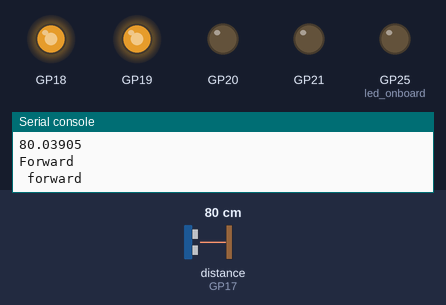
The program below on a simulated Raspberry Pi Pico running MicroPython. Shown: output pins drawn as LEDs (lit = HIGH), the last lines printed to the serial console. Dashed ring = blinking. The test bench sets the inputs (shaded band); at power-on: distance to the obstacle (sensor on GP17) 80 cm. The echo pulse lasts 58.3 µs per cm; random numbers come from a fixed seed; library files of the repository ran but are not shown: ssd1306.py; pins used as bus, display or sensor lines are not drawn.

Above: at 1.2 s.
1.3 s: distance to the obstacle (sensor on GP17) set to 22 cm
4.3 s: distance to the obstacle (sensor on GP17) set to 17 cm
At 5.1 s:
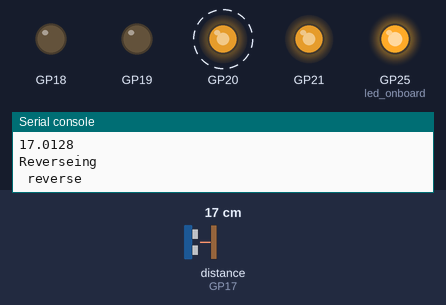
At 6.3 s:
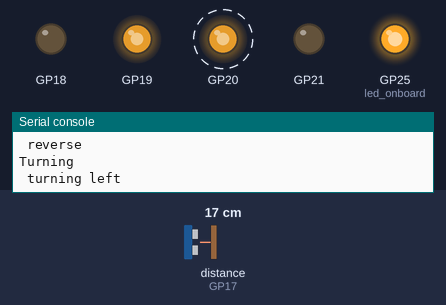
7.3 s: distance to the obstacle (sensor on GP17) set to 120 cm
10.3 s: distance to the obstacle (sensor on GP17) set to 104 cm
11.8 s: distance to the obstacle (sensor on GP17) set to 95 cm
At 13.1 s:
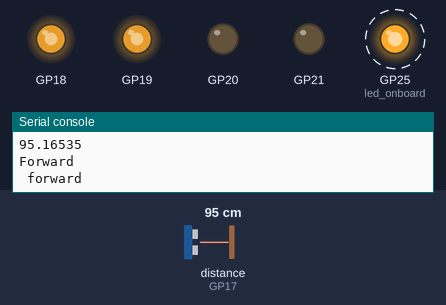
Timing chart, 0 to 15.8 s (numbered marks = the images above; inputs shaded):
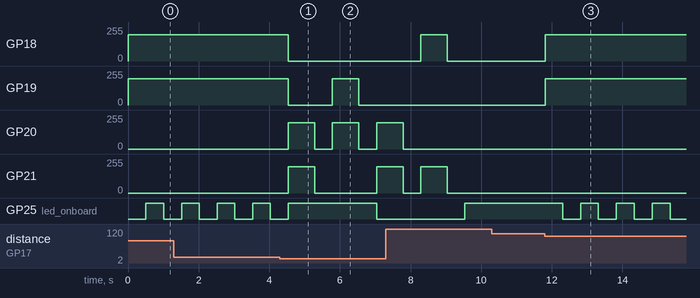

Measured:
- the behaviour switches between 20 and 19 cm on distance to the obstacle (sensor on GP17) (found by bisection; images 0 and 1)
- after the input at 4.3 s, GP18: 198/255 → 0/255 after 0.24 s; GP19: 198/255 → 0/255 after 0.24 s, → 198/255 1.3 s later, → 0/255 0.75 s later; GP20: alternates 198/255 for 0.75 s and 0/255 for 0.50 s, starting after 0.24 s; GP21: 0/255 → 198/255 after 0.24 s, → 0/255 0.75 s later, → 198/255 1.8 s later
- after the input at 10.3 s, every drawn part: stays the same
- after the input at 11.8 s, GP18, GP19: 0/255 → 198/255 at once; GP25 (led_onboard): alternates HIGH for 0.51 s and LOW for 0.51 s, starting after 0.51 s

The program:

main.py
```python
import machine
from machine import Pin, PWM
from utime import sleep, sleep_us, ticks_us
from urandom import randint
import config

# onboard LED
led_onboard = machine.Pin(25, machine.Pin.OUT)

# lower right pins with USB on top
RIGHT_FORWARD_PIN = config.RIGHT_FORWARD_PIN
RIGHT_REVERSE_PIN = config.RIGHT_REVERSE_PIN
LEFT_FORWARD_PIN = config.LEFT_FORWARD_PIN
LEFT_REVERSE_PIN = config.LEFT_REVERSE_PIN

# Our PWM objects - one for each motor and direction
right_forward = PWM(Pin(RIGHT_FORWARD_PIN))
right_reverse = PWM(Pin(RIGHT_REVERSE_PIN))
left_forward = PWM(Pin(LEFT_FORWARD_PIN))
left_reverse = PWM(Pin(LEFT_REVERSE_PIN))

TRIGGER_PIN = config.TRIGGER_PIN # With USB on the top, this pin is the bottom left corner
ECHO_PIN = config.ECHO_PIN # One up from bottom left corner

trigger = Pin(TRIGGER_PIN, Pin.OUT) # send trigger out to sensor
echo = Pin(ECHO_PIN, Pin.IN) # get the delay interval back

# DRIVING PARAMETERS
# Distance in CM that we stop, backup and turn.  A value from 10 to 30 is a good range.
TURN_DISTANCE = 20
# Seconds we backup
BACKUP_TIME = .75
# Seconds we turn
TURN_TIME = .75
DRIVE_SPEED = 200 # 100 to 255

def ping():
    trigger.low()
    sleep_us(2) # Wait 2 microseconds low
    trigger.high()
    sleep_us(5) # Stay high for 5 miroseconds
    trigger.low()
    while echo.value() == 0:
        signaloff = ticks_us()
    while echo.value() == 1:
        signalon = ticks_us()
    timepassed = signalon - signaloff
    distance = (timepassed * 0.0343) / 2
    return distance

def turn_motor_on(pwm):
   pwm.duty_u16(int(DRIVE_SPEED * 254)) # 0 to 65025

def turn_motor_off(pwm):
   pwm.duty_u16(0)

def forward():
    print(' forward ', sep='')
    turn_motor_on(right_forward)
    turn_motor_on(left_forward)
    #turn_motor_off(right_reverse)
    #turn_motor_off(left_reverse)

def reverse():
    print(' reverse ', sep='')
    turn_motor_on(right_reverse)
    turn_motor_on(left_reverse)
    turn_motor_off(right_forward)
    turn_motor_off(left_forward)

def turn_right():
    print(' turning right ', sep='')
    turn_motor_on(right_reverse)
    turn_motor_on(left_forward)
    turn_motor_off(right_forward)
    turn_motor_off(left_reverse)

def turn_left():
    print(' turning left ', sep='')
    turn_motor_on(right_forward)
    turn_motor_on(left_reverse)
    turn_motor_off(right_reverse)
    turn_motor_off(left_forward)

def stop():
    turn_motor_off(right_reverse)
    turn_motor_off(left_forward)
    turn_motor_off(right_forward)
    turn_motor_off(left_reverse)

    # test
def test():
    print('runnint forward, reverse, right, left test')
    stop()
    forward()
    sleep(1)
    reverse()
    sleep(1)
    turn_right()
    sleep(1)
    turn_left()
    sleep(1)

# while True:
#    test()

counter = 0
while True:
    distance = ping()
    # skip over large numbers
    while distance > 100:
        distance = ping()
    print(distance)
    if distance < TURN_DISTANCE:
        print('Reverseing')
        reverse()
        sleep(BACKUP_TIME)
        stop()
        sleep(.5)
        print('Turning')
        if randint(0,2): # 50% chance of being true
           turn_right()
        else:
            turn_left()
        sleep(TURN_TIME)
        stop()
        sleep(.5)
    else:
        print('Forward')
        forward()
        sleep(.5)

    print("counter: ", counter)
    led_onboard.toggle()
    counter += 1
    # sleep(.5)
```

config.py
```python
# Hardware configuration for the Cytron Maker Pi RP2040
# Ultrasonic Bot: motors, an HC-SR04 ultrasonic distance sensor, and an
# SSD1306 SPI OLED display.
#
# NOTE: main.py, stop-motors.py and test-drive-all.py previously disagreed
# with each other about which GPIO pins drive the motors, and
# display-logo-ping.py used a different trigger/echo pair than main.py. The
# values below match main.py and the 11-ping-lab documentation page, which
# are treated as the canonical wiring for this kit.

from machine import Pin, SPI
import ssd1306

# ---------------------------------------------------------------------------
# Motor driver (H-bridge on GP18-GP21)
# ---------------------------------------------------------------------------
RIGHT_FORWARD_PIN = 19
RIGHT_REVERSE_PIN = 21
LEFT_FORWARD_PIN = 18
LEFT_REVERSE_PIN = 20
MAX_POWER_LEVEL = 65025

# ---------------------------------------------------------------------------
# HC-SR04 ultrasonic distance sensor
# ---------------------------------------------------------------------------
TRIGGER_PIN = 16
ECHO_PIN = 17

# ---------------------------------------------------------------------------
# SSD1306 SPI OLED display
# ---------------------------------------------------------------------------
DISPLAY_WIDTH = 128
DISPLAY_HEIGHT = 64
SPI_BUS = 0
SPI_BAUDRATE = 100000
SCL_PIN = 2   # SPI clock
SDA_PIN = 3   # SPI MOSI
RES_PIN = 5
DC_PIN = 4
CS_PIN = 1


def init_display():
    clock = Pin(SCL_PIN)
    data = Pin(SDA_PIN)
    res = Pin(RES_PIN)
    dc = Pin(DC_PIN)
    cs = Pin(CS_PIN)
    spi = SPI(SPI_BUS, baudrate=SPI_BAUDRATE, sck=clock, mosi=data)
    return ssd1306.SSD1306_SPI(DISPLAY_WIDTH, DISPLAY_HEIGHT, spi, dc, res, cs)
```
